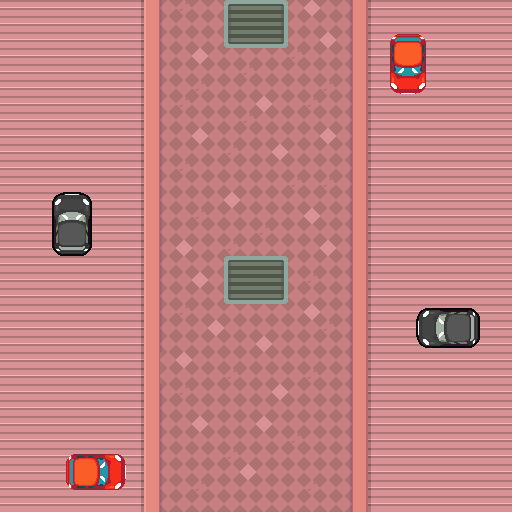

This is a level from a 2D game, rendered from its Tiled map with the project's own tilesets. A one-line summary and the complete map file follow:
An orthogonal 32x32 tile map with 16x16 px tiles, 2 tile layers (ground, objects).

<map version="1.2" tiledversion="1.3.2" orientation="orthogonal" renderorder="right-down" compressionlevel="-1" width="32" height="32" tilewidth="16" tileheight="16" infinite="0" backgroundcolor="#00ff00" nextlayerid="3" nextobjectid="1">
 <tileset firstgid="1" source="tiles.tsx" />
 <layer id="1" name="ground" width="32" height="32">
  <data encoding="csv">
137,137,137,137,137,137,137,137,138,280,27,64,29,29,28,29,28,29,29,46,29,30,277,135,136,136,136,136,136,136,136,136,
137,137,137,137,137,137,137,137,138,280,27,28,29,29,29,46,28,29,29,28,29,30,277,135,136,136,136,136,136,136,136,136,
137,137,137,137,137,137,137,137,138,280,27,28,29,28,29,29,29,28,29,28,46,30,277,135,136,136,136,136,136,136,136,136,
137,137,137,137,137,137,137,137,138,280,27,28,46,28,29,29,29,28,64,29,29,30,277,135,136,136,136,136,136,136,136,136,
137,137,137,137,137,137,137,137,138,280,27,28,29,28,29,64,29,29,28,29,29,30,277,135,136,136,136,136,136,136,136,136,
137,137,137,137,137,137,137,137,138,280,27,28,64,29,28,29,29,29,28,29,64,30,277,135,136,136,136,136,136,136,136,136,
137,137,137,137,137,137,137,137,138,280,27,64,29,29,28,29,46,29,28,64,29,30,277,135,136,136,136,136,136,136,136,136,
137,137,137,137,137,137,137,137,138,280,27,28,29,29,28,64,28,29,28,29,29,30,277,135,136,136,136,136,136,136,136,136,
137,137,137,137,137,137,137,137,138,280,27,28,46,29,28,29,28,29,29,29,46,30,277,135,136,136,136,136,136,136,136,136,
137,137,137,137,137,137,137,137,138,280,27,28,29,28,64,29,28,46,29,29,29,30,277,135,136,136,136,136,136,136,136,136,
137,137,137,137,137,137,137,137,138,280,27,64,28,29,28,29,28,29,29,28,29,30,277,135,136,136,136,136,136,136,136,136,
137,137,137,137,137,137,137,137,138,280,27,28,29,29,28,29,28,29,64,28,64,30,277,135,136,136,136,136,136,136,136,136,
137,137,137,137,137,137,137,137,138,280,27,28,28,29,46,29,28,29,28,28,29,30,277,135,136,136,136,136,136,136,136,136,
137,137,137,137,137,137,137,137,138,280,27,28,64,29,28,29,28,29,28,46,29,30,277,135,136,136,136,136,136,136,136,136,
137,137,137,137,137,137,137,137,138,280,27,28,29,29,28,29,64,29,28,28,29,30,277,135,136,136,136,136,136,136,136,136,
137,137,137,137,137,137,137,137,138,280,27,46,29,29,64,29,28,29,28,28,46,30,277,135,136,136,136,136,136,136,136,136,
137,137,137,137,137,137,137,137,138,280,27,28,29,29,28,29,46,29,29,28,29,30,277,135,136,136,136,136,136,136,136,136,
137,137,137,137,137,137,137,137,138,280,27,28,46,29,28,29,28,29,29,64,29,30,277,135,136,136,136,136,136,136,136,136,
137,137,137,137,137,137,137,137,138,280,27,28,28,29,28,29,64,29,29,28,29,30,277,135,136,136,136,136,136,136,136,136,
137,137,137,137,137,137,137,137,138,280,27,64,28,29,29,29,29,29,29,46,29,30,277,135,136,136,136,136,136,136,136,136,
137,137,137,137,137,137,137,137,138,280,27,28,29,46,29,29,29,28,29,28,64,30,277,135,136,136,136,136,136,136,136,136,
137,137,137,137,137,137,137,137,138,280,27,28,29,28,29,29,46,28,29,28,29,30,277,135,136,136,136,136,136,136,136,136,
137,137,137,137,137,137,137,137,138,280,28,46,29,28,29,29,29,28,29,28,29,30,277,135,136,136,136,136,136,136,136,136,
137,137,137,137,137,137,137,137,138,280,28,29,29,28,64,29,29,28,29,64,29,30,277,135,136,136,136,136,136,136,136,136,
137,137,137,137,137,137,137,137,138,280,27,64,29,28,29,29,29,46,29,28,29,30,277,135,136,136,136,136,136,136,136,136,
137,137,137,137,137,137,137,137,138,280,27,28,28,29,29,28,29,28,29,28,29,30,277,135,136,136,136,136,136,136,136,136,
137,137,137,137,137,137,137,137,138,280,27,28,46,29,29,29,46,28,29,28,29,30,277,135,136,136,136,136,136,136,136,136,
137,137,137,137,137,137,137,137,138,280,63,28,28,29,29,29,28,28,64,28,29,66,277,135,136,136,136,136,136,136,136,136,
137,137,137,137,137,137,137,137,138,280,27,28,28,29,64,28,28,28,29,28,29,66,277,135,136,136,136,136,136,136,136,136,
137,137,137,137,137,137,137,137,138,280,27,28,28,28,29,46,29,28,28,29,83,66,277,135,136,136,136,136,136,136,136,136,
137,137,137,137,137,137,137,137,138,280,27,28,64,28,29,28,29,28,28,64,83,66,277,135,136,136,136,136,136,136,136,136,
137,137,137,137,137,137,137,137,138,280,27,28,28,28,29,28,29,28,28,29,83,66,277,135,136,136,136,136,136,136,136,136
</data>
 </layer>
 <layer id="2" name="objects" width="32" height="32">
  <data encoding="csv">
0,0,0,0,0,0,0,0,0,0,0,0,0,0,24,25,25,26,0,0,0,0,0,0,0,0,0,0,0,0,0,0,
0,0,0,0,0,0,0,0,0,0,0,0,0,0,42,43,43,44,0,0,0,0,0,0,0,0,0,0,0,0,0,0,
0,0,0,0,0,0,0,0,0,0,0,0,0,0,60,61,61,62,0,0,0,0,0,0,13,14,15,0,0,0,0,0,
0,0,0,0,0,0,0,0,0,0,0,0,0,0,0,0,0,0,0,0,0,0,0,0,31,32,33,0,0,0,0,0,
0,0,0,0,0,0,0,0,0,0,0,0,0,0,0,0,0,0,0,0,0,0,0,0,49,50,51,0,0,0,0,0,
0,0,0,0,0,0,0,0,0,0,0,0,0,0,0,0,0,0,0,0,0,0,0,0,67,68,69,0,0,0,0,0,
0,0,0,0,0,0,0,0,0,0,0,0,0,0,0,0,0,0,0,0,0,0,0,0,0,0,0,0,0,0,0,0,
0,0,0,0,0,0,0,0,0,0,0,0,0,0,0,0,0,0,0,0,0,0,0,0,0,0,0,0,0,0,0,0,
0,0,0,0,0,0,0,0,0,0,0,0,0,0,0,0,0,0,0,0,0,0,0,0,0,0,0,0,0,0,0,0,
0,0,0,0,0,0,0,0,0,0,0,0,0,0,0,0,0,0,0,0,0,0,0,0,0,0,0,0,0,0,0,0,
0,0,0,0,0,0,0,0,0,0,0,0,0,0,0,0,0,0,0,0,0,0,0,0,0,0,0,0,0,0,0,0,
0,0,0,0,0,0,0,0,0,0,0,0,0,0,0,0,0,0,0,0,0,0,0,0,0,0,0,0,0,0,0,0,
0,0,0,3221225544,3221225543,3221225542,0,0,0,0,0,0,0,0,0,0,0,0,0,0,0,0,0,0,0,0,0,0,0,0,0,0,
0,0,0,3221225526,3221225525,3221225524,0,0,0,0,0,0,0,0,0,0,0,0,0,0,0,0,0,0,0,0,0,0,0,0,0,0,
0,0,0,3221225508,3221225507,3221225506,0,0,0,0,0,0,0,0,0,0,0,0,0,0,0,0,0,0,0,0,0,0,0,0,0,0,
0,0,0,3221225490,3221225489,3221225488,0,0,0,0,0,0,0,0,0,0,0,0,0,0,0,0,0,0,0,0,0,0,0,0,0,0,
0,0,0,0,0,0,0,0,0,0,0,0,0,0,24,25,25,26,0,0,0,0,0,0,0,0,0,0,0,0,0,0,
0,0,0,0,0,0,0,0,0,0,0,0,0,0,42,43,43,44,0,0,0,0,0,0,0,0,0,0,0,0,0,0,
0,0,0,0,0,0,0,0,0,0,0,0,0,0,60,61,61,62,0,0,0,0,0,0,0,0,0,0,0,0,0,0,
0,0,0,0,0,0,0,0,0,0,0,0,0,0,0,0,0,0,0,0,0,0,0,0,0,0,2684354630,2684354612,2684354594,2684354576,0,0,
0,0,0,0,0,0,0,0,0,0,0,0,0,0,0,0,0,0,0,0,0,0,0,0,0,0,2684354631,2684354613,2684354595,2684354577,0,0,
0,0,0,0,0,0,0,0,0,0,0,0,0,0,0,0,0,0,0,0,0,0,0,0,0,0,2684354632,2684354614,2684354596,2684354578,0,0,
0,0,0,0,0,0,0,0,0,0,0,0,0,0,0,0,0,0,0,0,0,0,0,0,0,0,0,0,0,0,0,0,
0,0,0,0,0,0,0,0,0,0,0,0,0,0,0,0,0,0,0,0,0,0,0,0,0,0,0,0,0,0,0,0,
0,0,0,0,0,0,0,0,0,0,0,0,0,0,0,0,0,0,0,0,0,0,0,0,0,0,0,0,0,0,0,0,
0,0,0,0,0,0,0,0,0,0,0,0,0,0,0,0,0,0,0,0,0,0,0,0,0,0,0,0,0,0,0,0,
0,0,0,0,0,0,0,0,0,0,0,0,0,0,0,0,0,0,0,0,0,0,0,0,0,0,0,0,0,0,0,0,
0,0,0,0,0,0,0,0,0,0,0,0,0,0,0,0,0,0,0,0,0,0,0,0,0,0,0,0,0,0,0,0,
0,0,0,0,1610612751,1610612769,1610612787,1610612805,0,0,0,0,0,0,0,0,0,0,0,0,0,0,0,0,0,0,0,0,0,0,0,0,
0,0,0,0,1610612750,1610612768,1610612786,1610612804,0,0,0,0,0,0,0,0,0,0,0,0,0,0,0,0,0,0,0,0,0,0,0,0,
0,0,0,0,1610612749,1610612767,1610612785,1610612803,0,0,0,0,0,0,0,0,0,0,0,0,0,0,0,0,0,0,0,0,0,0,0,0,
0,0,0,0,0,0,0,0,0,0,0,0,0,0,0,0,0,0,0,0,0,0,0,0,0,0,0,0,0,0,0,0
</data>
 </layer>
</map>
